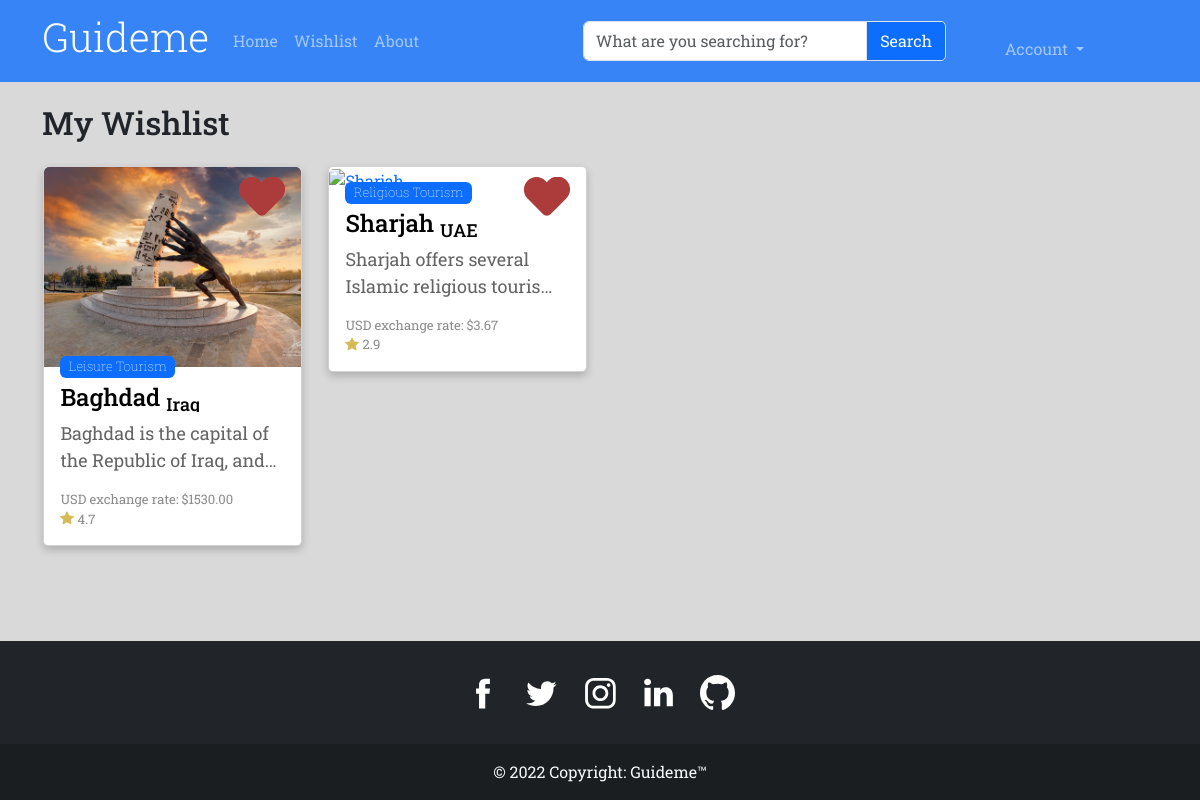
Screenshot of /wishlist/ (signed in) with the database file from the repository.
### pages/models.py (models this page shows, shortened)
class City(models.Model):
    name = models.CharField(max_length=25, verbose_name= 'City Name')
    country = models.ForeignKey(Country, on_delete=models.CASCADE, null= True, to_field='name', db_constraint=False)
    caption = models.TextField(null = True, blank = False, verbose_name='Caption', validators=[validate_min_length,validate_max_length], help_text='Caption length must be between 40 and 2000 characters')
    image = models.ImageField(upload_to='images/%y/%m/%d', default='images/default/defaultImage.jpg', verbose_name='Image')
    exchangeRate = models.DecimalField(max_digits=6,decimal_places=2, verbose_name='Exchage Rate',help_text='The value of the local currency against one USD')
    rating = models.DecimalField(max_digits=2,decimal_places=1, verbose_name='Rating' ,max_length=5, help_text='Must be from 0 to 5')
    activeState = models.BooleanField(default=True, verbose_name='Active State')
    inWishlist = models.ManyToManyField(User, related_name='inWishList', blank=True)
    category = models.ForeignKey(Category, to_field='type', db_constraint=False, on_delete= models.CASCADE, null=True)
    mapSrc = models.TextField(verbose_name='Map Source', blank= True)
    activities = models.ManyToManyField(Activity, blank= True)
    restaurants = models.ManyToManyField(Restaurants, blank=True)
    hotels = models.ManyToManyField(Hotels, blank=True)
    class Meta:
        verbose_name = 'City'
        verbose_name_plural = 'Cities'
        ordering = ['-rating']

class Category(models.Model):
    type = models.CharField(max_length= 22, null=True, blank=True, unique=True)
    class Meta:
        verbose_name = 'Category'
        verbose_name_plural = 'Categories'
    def __str__(self):
        return self.type

class Country(models.Model):
    name = models.CharField(max_length=16, verbose_name='Country Name', unique= True)
    description = models.TextField(null = True, blank = False, verbose_name='Description', validators=[validate_min_length,validate_max_length], help_text='Description length must be between 40 and 2000 characters')
    image = models.ImageField(upload_to='images/%y/%m/%d', default='images/default/defaultImage.jpg', verbose_name='Photo')
    activeState = models.BooleanField(default=True, verbose_name='Active State')
    class Meta:
        verbose_name = 'Country'
        verbose_name_plural = 'Countries'
        ordering = ['name']
    def __str__(self):
        return self.name

### pages/views.py (the view)
# urls.py: path('wishlist/', views.wishlist, name='wishlist'),
@login_required
def wishlist(request):
    wishlist = Wishlist.objects.get(user=request.user)
    cities = wishlist.cities.all()
    context = {'cities': cities}
    return render(request, 'pages/wishlist.html', context)

### templates/pages/wishlist.html (shortened to what this page needs)
{% extends 'base.html' %}
{% load static%}
{% block content %}
<div class="safe-area container">
    <h2>My Wishlist</h2>
    {% if cities %}
    <div class="row">
        {% for city in cities %}
        <div class="column col-md-2 col-sm-2">
            <div class="card text-light mt-3 p-0" id="{{city.name}}">
                <a href="countries/{{city.country}}/{{city.id}}">
                    <img src="{{city.image.url}}" alt="{{city.name}}" class="card-img-top">
                    <div class="card-body">
                        <div class="badge-container">
                            <div class="badge">{{city.category}} Tourism</div>
                        </div>
                        <h4 class="card-title">{{city.name}} <sub>{{city.country}}</sub></h4>
                        <p class="card-text">{{city.caption}}</p>
                        <p id="exchange-text">USD exchange rate: ${{city.exchangeRate}}</p>
                        <p id="rating-text"><img src="{% static 'img/Icons/star-filled.svg' %}" id="star-icon"
                                class="d-inline">
                            {{city.rating}}</p>
                    </div>
                </a>
                {% if user.is_authenticated %}
                {% if city in user.wishlist.cities.all %}
                <form action="{% url 'wishlist_add_remove' city.id %}" method="POST" target="wishlist-iframe">
                    <button type="submit" id="favorite-btn" class="wishlist-btn"><img
                        class="{{city.name}}F-icon" src="{% static 'img/Icons/Favorite-filled.svg' %}"></b>
                </form>
                {% else %}
                <form action="{% url 'wishlist_add_remove' city.id %}" method="POST">
                    {% csrf_token %}
                    <button type="submit" id="favorite-btn" class="wishlist-btn"><img
                        class="{{city.name}}F-icon" src="{% static 'img/Icons/Favorite-outlined.svg' %}"></button>
                </form>
                {% endif %}
                {% else %}
                <a href="{% url 'signin' %}" id="favorite-btn" class="wishlist-btn"><img
                    class="{{city.name}}F-icon" src="{% static 'img/Icons/Favorite-outlined.svg' %}"></a>
                {% endif %}
            </div>
        </div>
        {% endfor %}
    </div>
    {% else %}
    <p>Your wishlist is empty.</p>
    {% endif %}
</div>
{% endblock content %}

### Guideme/static/css/style.css (style rules this page uses)
:root { --canvas-color: #D9D9D9; --primary-color: #0d6efd; --navbar-bg-color:#0d6efdcc; --heading-text-color: #000; --paragraph-text-color: rgb(100, 100, 100); --on-hover-primary-color: #0d6efd99; --shadow-color: #00000033; --black: #000; --white: #fff; --border-radius: 5px; --paragraph-font-size: 18px; }
body { min-height: 100vh; display: flex; flex-direction: column; background-color:var(--canvas-color); font-family: 'Roboto Slab', serif; }
.card { display: flex; margin: 0% 2% 2% 2%; }
.card a:link { text-decoration: none; }
.card-title { color: var(--heading-text-color); overflow: hidden; text-overflow: ellipsis; display: -webkit-box; -webkit-line-clamp: 1; -webkit-box-orient: vertical; }
#favorite-btn { position:absolute; left: auto; top: 0; right: 0; bottom: auto; margin: auto; background-color: transparent; border: none; transform: scale(70%,70%); }
.badge-container { position: absolute; }
.badge { position: relative; top: -30px; width: fit-content; text-align: center; font-size:small; font-weight: 100; background-color: var(--primary-color); }
#star-icon { width: 14px; }
#rating-text,#exchange-text { opacity: .75; margin: 0%; font-size: small; overflow: hidden; text-overflow: ellipsis; display: -webkit-box; -webkit-line-clamp: 1; -webkit-box-orient: vertical; }
.card-text { overflow: hidden; text-overflow: ellipsis; display: -webkit-box; -webkit-line-clamp: 2; -webkit-box-orient: vertical; }
.card p { color: var(--paragraph-text-color); font-size: var(--paragraph-font-size); }
.card h4 { color: var(--heading-text-color); }
.card-img-top { height: 25vh; width: 100%; object-fit: cover; border-radius: 5px 5px 0 0; }
.column { float: left; width: 25%; margin-bottom: 16px; padding: 0 8px; }
.column div.card { box-shadow: 0 4px 8px 0 var(--shadow-color); border-radius: var(--border-radius); }
.safe-area { padding-top: 13vh; }

### rows the page displays
City: image (picture), category "Leisure", name "Baghdad", country "Iraq", caption "Baghdad is the capital of the Republic of Iraq,…", exchangeRate "1530.00", rating "4.7"
City: category "Religious", name "Sharjah", country "UAE", caption "Sharjah offers several Islamic religious…", exchangeRate "3.67", rating "2.9"
